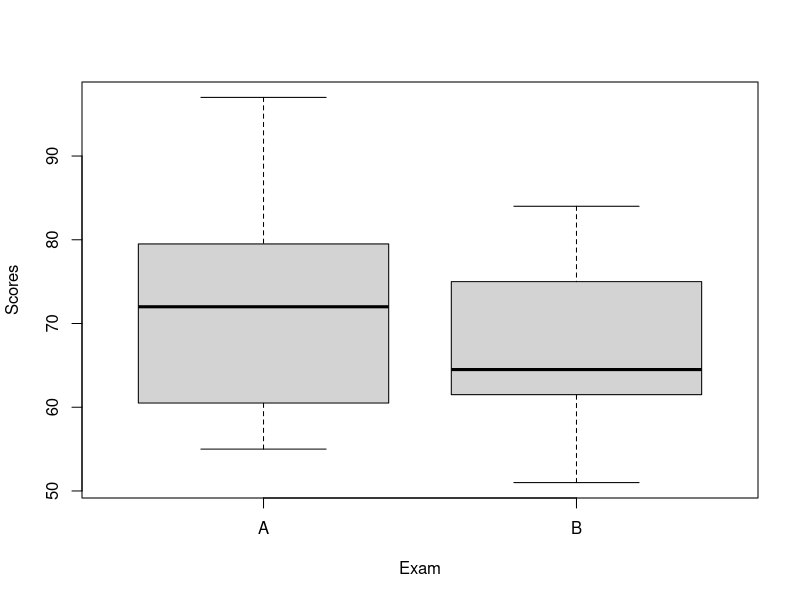
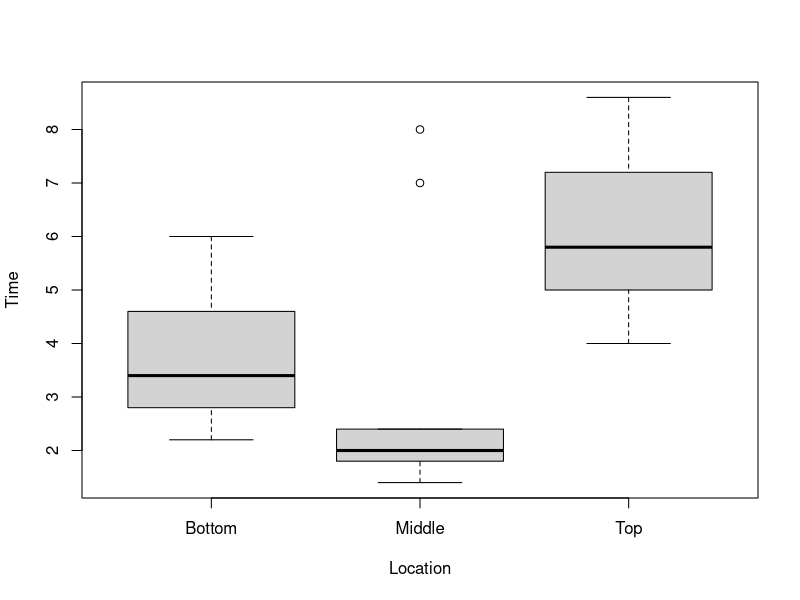
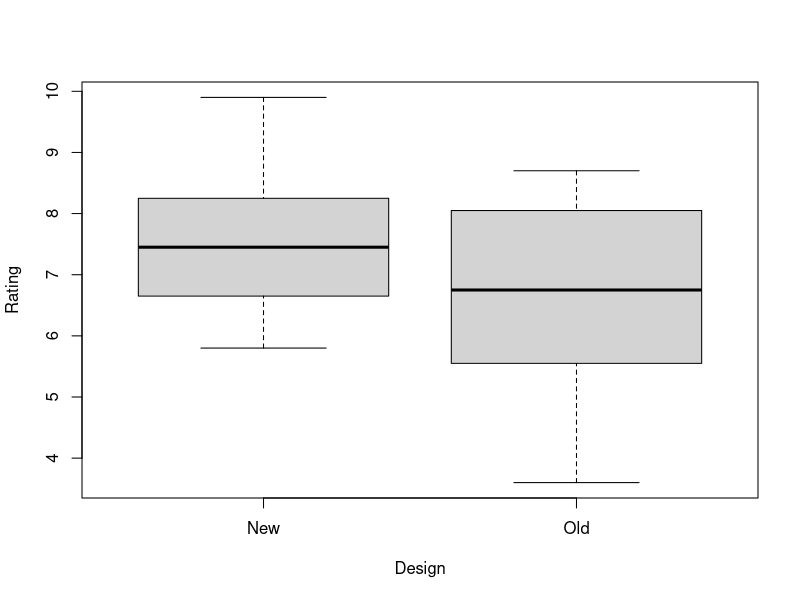

Write the R code that produced these figures, in order.
## ---- chunk 1
knitr::opts_chunk$set(echo = TRUE, comment=NA, toc=TRUE)
library(tidyverse)
## ---- chunk 2
library(tidyverse)
## ---- chunk 3
TrainingProgram <- read_csv("TrainingProgram.csv")
attach(TrainingProgram)
head(TrainingProgram)
## ---- chunk 4
boxplot(Scores ~ Exam)
## ---- chunk 5
tapply(Scores, Exam, sd)
## ---- chunk 6
myAnalysis <- aov(Scores ~ Exam)
summary(myAnalysis)
## ---- chunk 7
AisleLocation <- read_csv("AisleLocation.csv")
attach(AisleLocation)
head(AisleLocation)
## ---- chunk 8
boxplot(Time ~ Location)
## ---- chunk 9
Packaging <- read_csv("Packaging.csv")
attach(Packaging)
head(Packaging)
## ---- chunk 10
boxplot(Rating ~ Design)
## ---- chunk 11
tapply(Rating, Design, sd)
## ---- chunk 12
packageAnalysis <- aov(Rating ~ Design)
summary(packageAnalysis)
